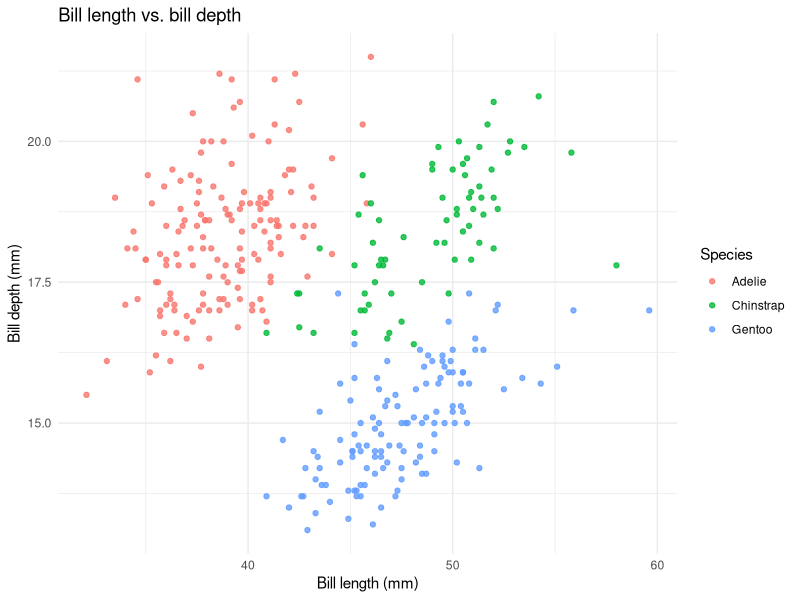

This figure's R source:
## ---- chunk 1
#| label: setup
#| message: false
library(tidyverse)
library(palmerpenguins)
## ---- chunk 2
#| label: bill-table
penguins |>
  group_by(species) |>
  summarize(
    n = n(),
    avg_bill_length_mm = mean(bill_length_mm, na.rm = TRUE)
  ) |>
  knitr::kable(digits = 1)
## ---- chunk 3
#| label: bill-plot
#| warning: false
ggplot(penguins, aes(x = bill_length_mm, y = bill_depth_mm, color = species)) +
  geom_point(alpha = 0.8) +
  labs(
    title = "Bill length vs. bill depth",
    x = "Bill length (mm)",
    y = "Bill depth (mm)",
    color = "Species"
  ) +
  theme_minimal()
